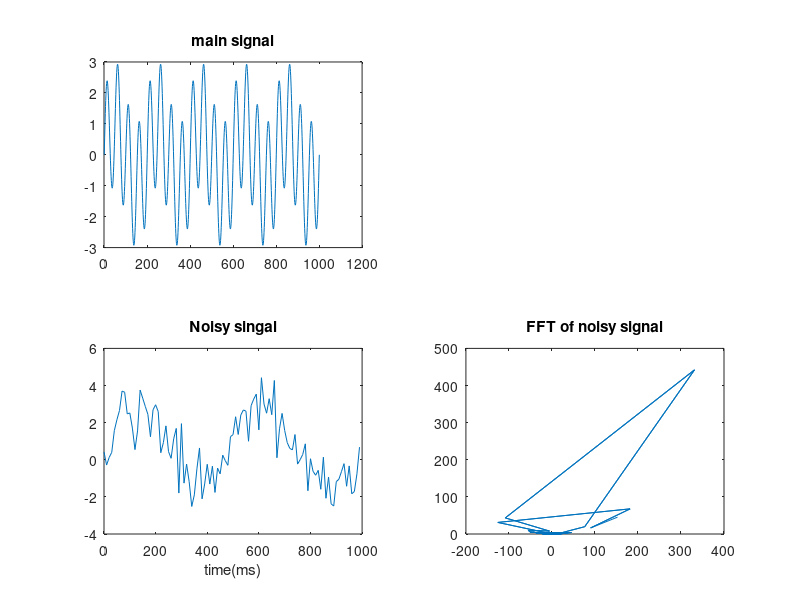

Write MATLAB code to recreate this figure.
clear;

t = 0:0.01:10; % time matrix
x = sin(pi*t) + 2*sin(4*pi*t);
subplot(2, 2, 1); 
plot(x); title('main signal'); % ploting the main signal
x_noisy = x + randn(size(t)); % adding noise
subplot(2, 2, 3);
plot(1000*t(1:100), x_noisy(1:100)), xlabel('time(ms)'), title('Noisy singal');

% fast Fourier transform of the noisy signal
FT = fft(x_noisy, 512);
p = FT.*conj(FT)/512;
subplot(2, 2, 4);
plot(FT, p);
title('FFT of noisy signal');

% finding the highest value of power of the signal
[~, idx] = max(FT(1:end/2));
max_freq = (idx-1) / (length(FT)/2) * (1/0.001);
fprintf('The highest power signal is at %0.3f Hz\n', max_freq);